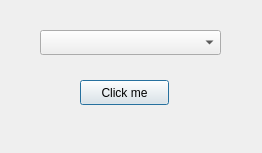
<?xml version="1.0" encoding="UTF-8"?>
<ui version="4.0">
 <class>Dialog</class>
 <widget class="QDialog" name="Dialog">
  <property name="geometry">
   <rect>
    <x>0</x>
    <y>0</y>
    <width>262</width>
    <height>153</height>
   </rect>
  </property>
  <property name="windowTitle">
   <string>Dialog</string>
  </property>
  <widget class="QComboBox" name="comboBox">
   <property name="geometry">
    <rect>
     <x>40</x>
     <y>30</y>
     <width>181</width>
     <height>25</height>
    </rect>
   </property>
  </widget>
  <widget class="QPushButton" name="pushButton">
   <property name="geometry">
    <rect>
     <x>80</x>
     <y>80</y>
     <width>89</width>
     <height>25</height>
    </rect>
   </property>
   <property name="text">
    <string>Click me</string>
   </property>
  </widget>
 </widget>
 <layoutdefault spacing="6" margin="11"/>
 <resources/>
 <connections/>
</ui>
